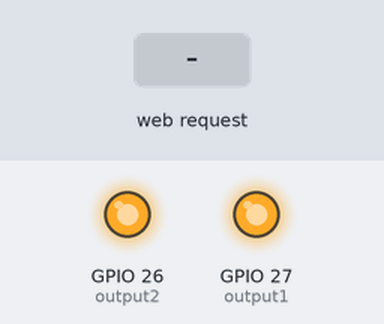
A sketch run on a simulated ESP32. Shown: output pins drawn as LEDs (lit = HIGH). Dashed ring = blinking. The inputs (shaded band) are chosen by the test bench. WiFi joins after 1.5 s; servers stay silent unless stated; what the sketch prints to the serial monitor is not drawn.

Above: at 2.7 s.
2.8 s: HTTP request GET /blink-on1 received
At 3.1 s:
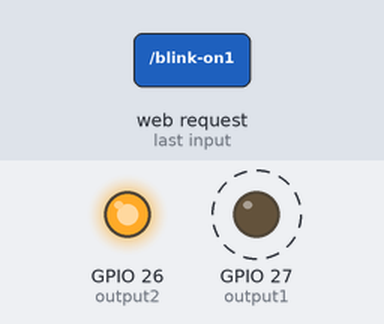
5.8 s: HTTP request GET /on2 received
At 6.6 s:
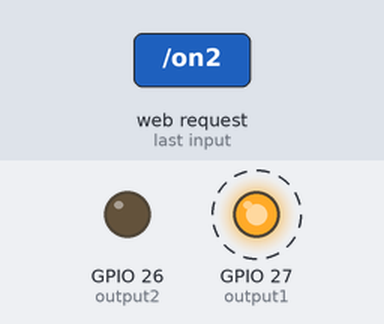
8.8 s: HTTP request GET /on1 received
At 10.0 s:
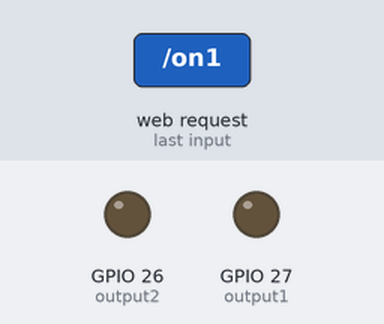
10.3 s: HTTP request GET /off1 received
At 11.2 s:
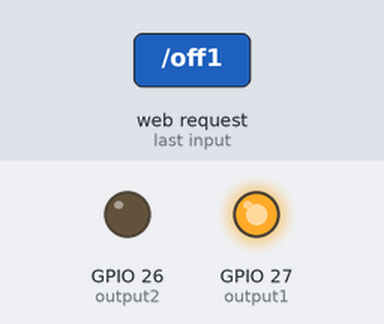
Timing chart, 0 to 12.8 s (numbered marks = the images above; inputs shaded):
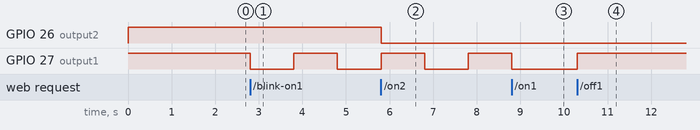

Measured:
- after the input at 2.8 s, GPIO 27 (output1): HIGH → LOW at once, → HIGH 1.0 s later, → LOW 1.0 s later
- after the input at 5.8 s, GPIO 26 (output2): HIGH → LOW at once
- after the input at 8.8 s, GPIO 27 (output1): goes on until 8.8 s, then stays LOW
- after the input at 10.3 s, GPIO 27 (output1): LOW → HIGH at once

The sketch:

wifi_led.ino
```cpp
#include <WiFi.h>

const char* ssid = "Abhishek";
const char* password = "@bhishek";

const int output1 = 27;
const int output2 = 26;

WiFiServer server(80);

String header;
bool blinkingState1 = false;
bool blinkingState2 = false;

void setup() {
  Serial.begin(115200);
  pinMode(output1, OUTPUT);
  digitalWrite(output1, HIGH);
  pinMode(output2, OUTPUT);
  digitalWrite(output2, HIGH);

  Serial.print("Connecting to ");
  Serial.println(ssid);
  WiFi.begin(ssid, password);

  while (WiFi.status() != WL_CONNECTED) {
    delay(500);
    Serial.print(".");
  }
  Serial.println("\nWiFi connected.");

  IPAddress gatewayIp = WiFi.gatewayIP();
  IPAddress local_IP(192, 168, gatewayIp[2], 50);
  IPAddress gateway(192, 168, gatewayIp[2], gatewayIp[3]);
  IPAddress subnet(255, 255, 255, 0);
  IPAddress dns(8, 8, 8, 8);

  if (!WiFi.config(local_IP, gateway, subnet, dns)) {
    Serial.println("Static IP configuration failed");
  }

  Serial.println("\nWiFi reconnected with static IP.");
  Serial.print("IP address: ");
  Serial.println(WiFi.localIP());
  Serial.print("Gateway: ");
  Serial.println(WiFi.gatewayIP());

  server.begin();
}

void loop() {
  WiFiClient client = server.available();

  if (client) {
    Serial.println("New Client Connected.");
    String request = "";

    while (client.connected()) {
      if (client.available()) {
        char c = client.read();
        request += c;

        if (c == '\n') {

          if (request.indexOf("GET /on1") >= 0) {
            blinkingState1 = false;
            digitalWrite(output1, LOW);
          } else if (request.indexOf("GET /off1") >= 0) {
            blinkingState1 = false;
            digitalWrite(output1, HIGH);
          } else if (request.indexOf("GET /on2") >= 0) {
            blinkingState2 = false;
            digitalWrite(output2, LOW);
          } else if (request.indexOf("GET /off2") >= 0) {
            blinkingState2 = false;
            digitalWrite(output2, HIGH);
          } else if (request.indexOf("GET /blink-on1") >= 0) {
            blinkingState1 = true;
          } else if (request.indexOf("GET /blink-off1") >= 0) {
            blinkingState1 = false;
            digitalWrite(output1, HIGH);
          } else if (request.indexOf("GET /blink-on2") >= 0) {
            blinkingState2 = true;
          } else if (request.indexOf("GET /blink-off2") >= 0) {
            blinkingState2 = false;
            digitalWrite(output2, HIGH);
          }

          client.println("HTTP/1.1 200 OK");
          client.println("Content-type:text/html");
          client.println("Connection: close");
          client.println();

          client.println("<!DOCTYPE html><html lang='en'>");
          client.println("<head>");
          client.println("<meta charset='UTF-8'>");
          client.println("<meta name='viewport' content='width=device-width, initial-scale=1.0'>");
          client.println("<title>ESP32 Smart Controller</title>");
          client.println("<style>");

          // CSS Styles
          client.println("* { margin: 0; padding: 0; box-sizing: border-box; }");
          client.println("body {");
          client.println("  font-family: 'Segoe UI', Tahoma, Geneva, Verdana, sans-serif;");
          client.println("  background: linear-gradient(135deg, #667eea 0%, #764ba2 100%);");
          client.println("  min-height: 100vh;");
          client.println("  display: flex;");
          client.println("  justify-content: center;");
          client.println("  align-items: center;");
          client.println("  padding: 20px;");
          client.println("}");

          client.println(".container {");
          client.println("  background: rgba(255, 255, 255, 0.95);");
          client.println("  backdrop-filter: blur(10px);");
          client.println("  border-radius: 24px;");
          client.println("  box-shadow: 0 20px 40px rgba(0, 0, 0, 0.1);");
          client.println("  padding: 40px;");
          client.println("  max-width: 500px;");
          client.println("  width: 100%;");
          client.println("  text-align: center;");
          client.println("  animation: slideUp 0.8s ease-out;");
          client.println("}");

          client.println("@keyframes slideUp {");
          client.println("  from { opacity: 0; transform: translateY(50px); }");
          client.println("  to { opacity: 1; transform: translateY(0); }");
          client.println("}");

          client.println("h1 {");
          client.println("  color: #2d3748;");
          client.println("  font-size: 2.5em;");
          client.println("  margin-bottom: 10px;");
          client.println("  font-weight: 700;");
          client.println("  background: linear-gradient(135deg, #667eea, #764ba2);");
          client.println("  -webkit-background-clip: text;");
          client.println("  -webkit-text-fill-color: transparent;");
          client.println("  background-clip: text;");
          client.println("}");

          client.println(".subtitle {");
          client.println("  color: #718096;");
          client.println("  font-size: 1.1em;");
          client.println("  margin-bottom: 40px;");
          client.println("  font-weight: 400;");
          client.println("}");

          client.println(".device-grid {");
          client.println("  display: grid;");
          client.println("  gap: 24px;");
          client.println("  margin: 30px 0;");
          client.println("}");

          client.println(".device-card {");
          client.println("  background: linear-gradient(145deg, #f7fafc, #edf2f7);");
          client.println("  border-radius: 20px;");
          client.println("  padding: 24px;");
          client.println("  box-shadow: 0 8px 25px rgba(0, 0, 0, 0.08);");
          client.println("  border: 2px solid transparent;");
          client.println("  transition: all 0.3s cubic-bezier(0.4, 0, 0.2, 1);");
          client.println("  position: relative;");
          client.println("  overflow: hidden;");
          client.println("}");

          client.println(".device-card:hover {");
          client.println("  transform: translateY(-5px);");
          client.println("  box-shadow: 0 15px 35px rgba(0, 0, 0, 0.12);");
          client.println("  border-color: #667eea;");
          client.println("}");

          client.println(".device-card.active {");
          client.println("  background: linear-gradient(145deg, #e6fffa, #b2f5ea);");
          client.println("  border-color: #38b2ac;");
          client.println("}");

          client.println(".device-card.blinking {");
          client.println("  animation: pulseGlow 1.5s ease-in-out infinite;");
          client.println("}");

          client.println("@keyframes pulseGlow {");
          client.println("  0%, 100% { box-shadow: 0 8px 25px rgba(0, 0, 0, 0.08); }");
          client.println("  50% { box-shadow: 0 8px 25px rgba(102, 126, 234, 0.4); }");
          client.println("}");

          client.println(".device-header {");
          client.println("  display: flex;");
          client.println("  align-items: center;");
          client.println("  justify-content: space-between;");
          client.println("  margin-bottom: 16px;");
          client.println("}");

          client.println(".device-name {");
          client.println("  font-size: 1.3em;");
          client.println("  font-weight: 600;");
          client.println("  color: #2d3748;");
          client.println("}");

          client.println(".status-indicator {");
          client.println("  width: 16px;");
          client.println("  height: 16px;");
          client.println("  border-radius: 50%;");
          client.println("  background: #e2e8f0;");
          client.println("  transition: all 0.3s ease;");
          client.println("  position: relative;");
          client.println("}");

          client.println(".status-indicator.on {");
          client.println("  background: #48bb78;");
          client.println("  box-shadow: 0 0 12px rgba(72, 187, 120, 0.4);");
          client.println("}");

          client.println(".status-indicator.blinking {");
          client.println("  background: #ed8936;");
          client.println("  animation: blink 1s ease-in-out infinite;");
          client.println("}");

          client.println("@keyframes blink {");
          client.println("  0%, 50% { opacity: 1; }");
          client.println("  51%, 100% { opacity: 0.3; }");
          client.println("}");

          client.println(".status-text {");
          client.println("  font-size: 1.1em;");
          client.println("  font-weight: 500;");
          client.println("  margin: 12px 0;");
          client.println("  color: #4a5568;");
          client.println("}");

          client.println(".status-text.on { color: #38a169; }");
          client.println(".status-text.blinking { color: #dd6b20; }");

          client.println(".control-btn {");
          client.println("  background: linear-gradient(135deg, #667eea, #764ba2);");
          client.println("  color: white;");
          client.println("  border: none;");
          client.println("  border-radius: 12px;");
          client.println("  padding: 12px 24px;");
          client.println("  font-size: 1em;");
          client.println("  font-weight: 600;");
          client.println("  cursor: pointer;");
          client.println("  transition: all 0.3s cubic-bezier(0.4, 0, 0.2, 1);");
          client.println("  width: 100%;");
          client.println("  position: relative;");
          client.println("  overflow: hidden;");
          client.println("}");

          client.println(".control-btn:hover {");
          client.println("  transform: translateY(-2px);");
          client.println("  box-shadow: 0 8px 20px rgba(102, 126, 234, 0.4);");
          client.println("}");

          client.println(".control-btn:active {");
          client.println("  transform: translateY(0);");
          client.println("}");

          client.println(".control-btn.off {");
          client.println("  background: linear-gradient(135deg, #718096, #4a5568);");
          client.println("}");

          client.println(".control-btn.off:hover {");
          client.println("  box-shadow: 0 8px 20px rgba(113, 128, 150, 0.4);");
          client.println("}");

          client.println(".footer {");
          client.println("  margin-top: 30px;");
          client.println("  padding-top: 20px;");
          client.println("  border-top: 2px solid #e2e8f0;");
          client.println("  color: #718096;");
          client.println("  font-size: 0.9em;");
          client.println("}");

          client.println(".refresh-btn {");
          client.println("  background: transparent;");
          client.println("  border: 2px solid #667eea;");
          client.println("  color: #667eea;");
          client.println("  border-radius: 8px;");
          client.println("  padding: 8px 16px;");
          client.println("  font-size: 0.9em;");
          client.println("  cursor: pointer;");
          client.println("  transition: all 0.3s ease;");
          client.println("  margin-top: 10px;");
          client.println("}");

          client.println(".refresh-btn:hover {");
          client.println("  background: #667eea;");
          client.println("  color: white;");
          client.println("}");

          client.println("@media (max-width: 480px) {");
          client.println("  .container { padding: 24px; margin: 10px; }");
          client.println("  h1 { font-size: 2em; }");
          client.println("  .device-card { padding: 20px; }");
          client.println("}");

          client.println("</style>");
          client.println("</head>");

          client.println("<body>");
          client.println("<div class='container'>");
          client.println("<h1>ESP32 Smart Controller</h1>");
          client.println("<div class='subtitle'>Device Management Dashboard</div>");

          client.println("<div class='device-grid'>");

          // Device 1
          bool output1State = digitalRead(output1) == LOW;
          client.println("<div class='device-card " + String(output1State ? "active" : "") + String(blinkingState1 ? " blinking" : "") + "'>");
          client.println("<div class='device-header'>");
          client.println("<div class='device-name'>Output Device 1</div>");
          client.println("<div class='status-indicator " + String(output1State ? "on" : "") + String(blinkingState1 ? " blinking" : "") + "'></div>");
          client.println("</div>");

          String status1 = blinkingState1 ? "BLINKING" : (output1State ? "ACTIVE" : "INACTIVE");
          String statusClass1 = blinkingState1 ? "blinking" : (output1State ? "on" : "");
          client.println("<div class='status-text " + statusClass1 + "'>" + status1 + "</div>");

          String btnText1 = output1State ? "TURN OFF" : "TURN ON";
          String btnClass1 = output1State ? "off" : "";
          String btnLink1 = output1State ? "/off1" : "/on1";
          client.println("<button class='control-btn " + btnClass1 + "' onclick='location.href=\"" + btnLink1 + "\"'>" + btnText1 + "</button>");
          client.println("</div>");

          // Device 2
          bool output2State = digitalRead(output2) == LOW;
          client.println("<div class='device-card " + String(output2State ? "active" : "") + String(blinkingState2 ? " blinking" : "") + "'>");
          client.println("<div class='device-header'>");
          client.println("<div class='device-name'>Output Device 2</div>");
          client.println("<div class='status-indicator " + String(output2State ? "on" : "") + String(blinkingState2 ? " blinking" : "") + "'></div>");
          client.println("</div>");

          String status2 = blinkingState2 ? "BLINKING" : (output2State ? "ACTIVE" : "INACTIVE");
          String statusClass2 = blinkingState2 ? "blinking" : (output2State ? "on" : "");
          client.println("<div class='status-text " + statusClass2 + "'>" + status2 + "</div>");

          String btnText2 = output2State ? "TURN OFF" : "TURN ON";
          String btnClass2 = output2State ? "off" : "";
          String btnLink2 = output2State ? "/off2" : "/on2";
          client.println("<button class='control-btn " + btnClass2 + "' onclick='location.href=\"" + btnLink2 + "\"'>" + btnText2 + "</button>");
          client.println("</div>");

          client.println("</div>");

          client.println("<div class='footer'>");
          client.println("ESP32 Smart Home Controller<br>");
          client.println("<button class='refresh-btn' onclick='location.reload()'>🔄 Refresh Status</button>");
          client.println("</div>");

          client.println("</div>");
          client.println("</body></html>");
          break;
        }
      }
    }

    client.stop();
    Serial.println("Client Disconnected.");
  }

  if (blinkingState1) {
    digitalWrite(output1, !digitalRead(output1));
    delay(1000);
  }

  if (blinkingState2) {
    digitalWrite(output2, !digitalRead(output2));
    delay(1000);
  }
}
```
